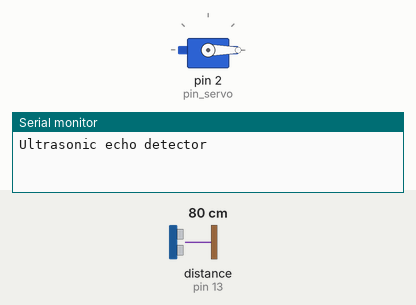
Simulated run of this sketch. Board: Arduino Uno, built with avr-gcc and run on an emulated ATmega328P. On the bench: servo, the last lines printed to the serial monitor. Wiring (inferred from the names in the program): ultrasonic range finder: trigger pin 11; echo pin 13. The test bench sets the inputs (shaded band); at power-on: distance to the obstacle (sensor on pin 13) 80 cm. The echo pulse lasts 58.3 µs per cm.

Above: at 0.1 s.
At 1.17 s:
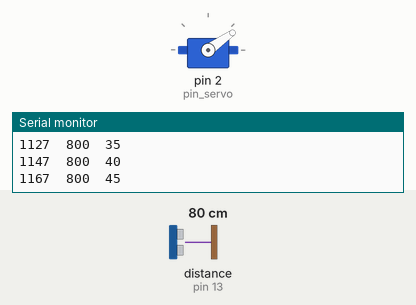
At 1.8 s:
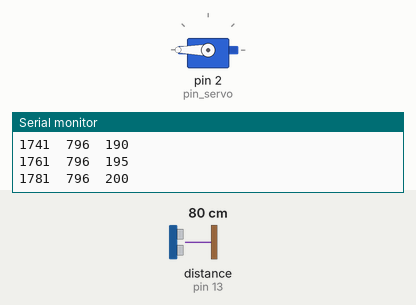
Timing chart, 0 to 3.3 s (numbered marks = the images above):
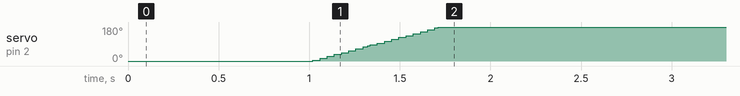

The sketch:

sketch_feb03d.ino
```cpp
/*
   Benjamin Stream & Solomon Himelbloom

   Credit to:
  Simple test driver program for an ultrasonic distance sensor
  Dr. Orion Lawlor, lawlor@alaska.edu, 2021-01-31 (Public Domain)
*/

/* Pins used:
   gnd - arduino ground
   echo - pin 13  (is this a good idea?  it shares the LED)
   trigger - pin 11
   vcc - 5v
   servo - pin 2
*/
#include <Servo.h>

Servo serv;
const int pin_echo = 13;
const int pin_trigger = 11;
const int pin_servo = 2;
const int max_distance = 10000; // big invalid distance value

/* Return distance in millimeters, as measured by ultrasonic sensor.
   If nothing is returned from the sensor, return max_distance.
   This call takes between 8ms and 25ms.
*/

unsigned int read_distance() {
  /* Activate trigger pin for 10us */
  digitalWrite(pin_trigger, HIGH);
  delayMicroseconds(10); /* fire! */
  digitalWrite(pin_trigger, LOW);

  /* Read back echo duration from pulse length on echo pin.
     Echo lengths longer than this limit are tough to achieve in practice.
  */
  long time_us = pulseIn(pin_echo, HIGH, 25000);

  if (time_us == 0) { /* we timed out.  Report an invalid distance */
    return max_distance;
  }


  /* The sensor can't be triggered too often, or it stops returning pulses */

  int time_ms = time_us / 1024;
  const int min_ms = 8; // minimum number of milliseconds per pulse

  if (time_ms < min_ms) delay(min_ms - time_ms);
  /* Convert time to distance, via speed of sound in mm/us, and factor of 2 round trip */
  int dist_mm = (int)(time_us * (0.343 / 2));
  return dist_mm;

}

unsigned long sendServo(int degree) {
  serv.write(degree);
}

void setup()

{
  /* Set pin modes for the sensor pins */
  serv.attach(pin_servo); // servo's white wire is on pin D2
  pinMode(pin_echo, INPUT);
  pinMode(pin_trigger, OUTPUT); digitalWrite(pin_trigger, LOW);
  Serial.begin(9600); // for debug info
  Serial.println("Ultrasonic echo detector");
}

int position = 0; // Initial servo position
int count = 0;

void loop() {
    sendServo(position);
    delay(1000);

  while (position <= 360) {

    sendServo(position);
    position+= 5;

    int distance = read_distance();


    if (count <= 50) {

      Serial.print(millis()); // Time (ms)
      Serial.print("\t");
      Serial.print(distance); // Distance (mm)
      Serial.print("\t");
      Serial.println(position); // Servo command (%)

    }

    delay(10); // max 100Hz

    count++;

  }
  sendServo(position);
    delay(1000);
}
```

Measured:
- by itself, servo on pin 2 (pin_servo): moves from 0° to 180° over 0.69 s
